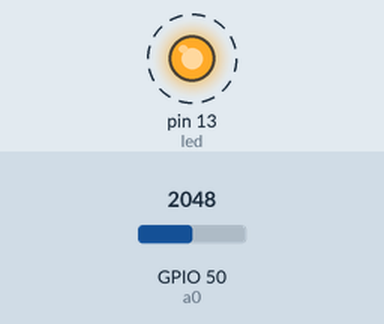
Recording of a program running on a simulated MicroPython board. Parts: output pins drawn as LEDs (lit = HIGH). Dashed ring = blinking. Inputs (shaded band) come from the test bench; at power-on: GPIO 50 (a0) = 2048 (analog values on the 0–4095 scale). What the program prints to the serial console is not drawn.

Above: at 0.1 s.
Timing chart, 0 to 3.0 s (numbered marks = the images above):
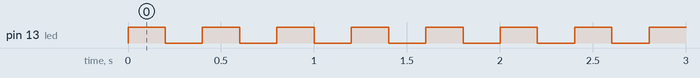

The program:

main.py
```python
# main.py -- put your code here!

import machine
import time

led=machine.Pin('D13',machine.Pin.OUT)
a0 = machine.ADC(machine.Pin('A0'))

while True:
    led.high()
    time.sleep(0.2)
    value = a0.read()
    print('{0}'.format(value))
    led.low()
    time.sleep(0.2)
```

Measured:
- by itself, pin 13 (led): alternates HIGH for 0.20 s and LOW for 0.20 s
